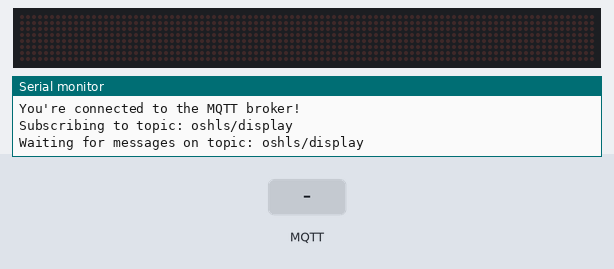
The sketch below on a simulated ESP32. Shown: 96×8 LED matrix, the last lines printed to the serial monitor. The inputs (shaded band) are chosen by the test bench. WiFi joins after 1.5 s; servers stay silent unless stated; no MQTT or app messages arrive unless stated.

Above: at 6.3 s.
6.4 s: MQTT message "1" arrives on the first subscribed topic
At 7.4 s:
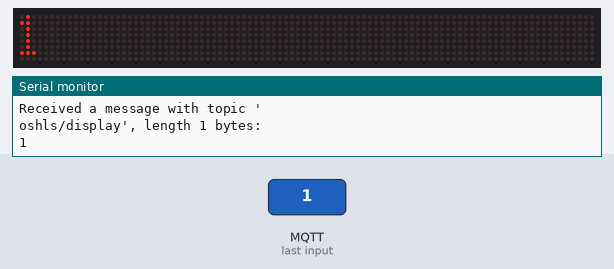
7.9 s: MQTT message "on" arrives on the first subscribed topic
At 8.6 s:
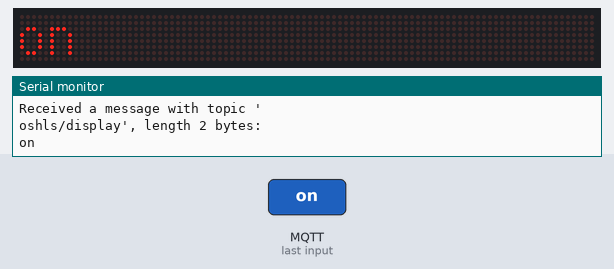
9.4 s: MQTT message "off" arrives on the first subscribed topic
At 9.8 s:
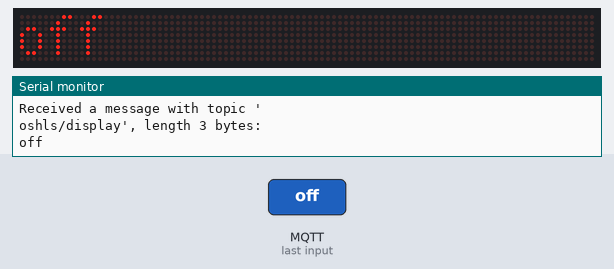
Timing chart, 0 to 12.4 s (numbered marks = the images above; inputs shaded):
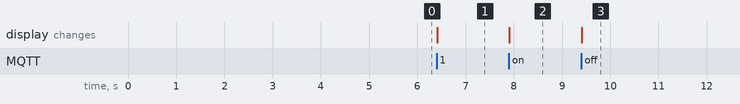

The sketch:

main.ino
```cpp
#include <ArduinoMqttClient.h>
#include <WiFi.h>
#include <MD_MAX72xx.h>
#include <SPI.h>

#include "secrets.h"
//please enter your sensitive data in the secrets.h
char ssid[] = SECRET_SSID;        // your network SSID (name)
char pass[] = SECRET_PASS;    // your network password (use for WPA, or use as key for WEP)

// To connect with SSL/TLS:
// 1) Change WiFiClient to WiFiSSLClient.
// 2) Change port value from 1883 to 8883.
// 3) Change broker value to a server with a known SSL/TLS root certificate
//    flashed in the WiFi module.

WiFiClient wifiClient;
MqttClient mqttClient(wifiClient);

// Define the number of devices we have in the chain and the hardware interface
// NOTE: These pin numbers will probably not work with your hardware and may
// need to be adapted
#define HARDWARE_TYPE MD_MAX72XX::FC16_HW
#define MAX_DEVICES 12

#define CLK_PIN   18  // or SCK
#define DATA_PIN  23  // or MOSI
#define CS_PIN    5  // or SS

// SPI hardware interface
MD_MAX72XX mx = MD_MAX72XX(HARDWARE_TYPE, CS_PIN, MAX_DEVICES);

// Text parameters
#define CHAR_SPACING  1 // pixels between characters

// Global message buffers shared by Serial and Scrolling functions
#define BUF_SIZE  75
char message[BUF_SIZE] = "Hello!";

const char broker[] = "test.mosquitto.org";
int        port     = 1883;
const char topic[]  = "oshls/display";


void printText(uint8_t modStart, uint8_t modEnd, char *pMsg)
// Print the text string to the LED matrix modules specified.
// Message area is padded with blank columns after printing.
{
  uint8_t   state = 0;
  uint8_t   curLen;
  uint16_t  showLen;
  uint8_t   cBuf[8];
  int16_t   col = ((modEnd + 1) * COL_SIZE) - 1;

  mx.control(modStart, modEnd, MD_MAX72XX::UPDATE, MD_MAX72XX::OFF);

  do     // finite state machine to print the characters in the space available
  {
    switch(state)
    {
      case 0: // Load the next character from the font table
        // if we reached end of message, reset the message pointer
        if (*pMsg == '\0')
        {
          showLen = col - (modEnd * COL_SIZE);  // padding characters
          state = 2;
          break;
        }

        // retrieve the next character form the font file
        showLen = mx.getChar(*pMsg++, sizeof(cBuf)/sizeof(cBuf[0]), cBuf);
        curLen = 0;
        state++;
        // !! deliberately fall through to next state to start displaying

      case 1: // display the next part of the character
        mx.setColumn(col--, cBuf[curLen++]);

        // done with font character, now display the space between chars
        if (curLen == showLen)
        {
          showLen = CHAR_SPACING;
          state = 2;
        }
        break;

      case 2: // initialize state for displaying empty columns
        curLen = 0;
        state++;
        // fall through

      case 3:  // display inter-character spacing or end of message padding (blank columns)
        mx.setColumn(col--, 0);
        curLen++;
        if (curLen == showLen)
          state = 0;
        break;

      default:
        col = -1;   // this definitely ends the do loop
    }
  } while (col >= (modStart * COL_SIZE));

  mx.control(modStart, modEnd, MD_MAX72XX::UPDATE, MD_MAX72XX::ON);
}


void setup() {

  //init displays
  mx.begin();

  //Initialize serial and wait for port to open:
  Serial.begin(9600);
  while (!Serial) {
    ; // wait for serial port to connect. Needed for native USB port only
  }

  // attempt to connect to Wifi network:
  Serial.print("Attempting to connect to WPA SSID: ");
  Serial.println(ssid);
  while (WiFi.begin(ssid, pass) != WL_CONNECTED) {
    // failed, retry
    Serial.print(".");
    delay(5000);
  }

  Serial.println("You're connected to the network");
  Serial.println();

  // You can provide a unique client ID, if not set the library uses Arduino-millis()
  // Each client must have a unique client ID
  // mqttClient.setId("clientId");

  // You can provide a username and password for authentication
  // mqttClient.setUsernamePassword("username", "password");

  Serial.print("Attempting to connect to the MQTT broker: ");
  Serial.println(broker);

  if (!mqttClient.connect(broker, port)) {
    Serial.print("MQTT connection failed! Error code = ");
    Serial.println(mqttClient.connectError());

    while (1);
  }

  Serial.println("You're connected to the MQTT broker!");
  Serial.println();

  // set the message receive callback
  mqttClient.onMessage(onMqttMessage);

  Serial.print("Subscribing to topic: ");
  Serial.println(topic);
  Serial.println();

  // subscribe to a topic
  mqttClient.subscribe(topic);

  // topics can be unsubscribed using:
  // mqttClient.unsubscribe(topic);

  Serial.print("Waiting for messages on topic: ");
  Serial.println(topic);
  Serial.println();
}

void loop() {
  // call poll() regularly to allow the library to receive MQTT messages and
  // send MQTT keep alives which avoids being disconnected by the broker
  mqttClient.poll();

}

void onMqttMessage(int messageSize) {
  // we received a message, print out the topic and contents
  Serial.println("Received a message with topic '");
  Serial.print(mqttClient.messageTopic());
  Serial.print("', length ");
  Serial.print(messageSize);
  Serial.println(" bytes:");

  // use the Stream interface to print the contents
  int char_position = 0;
  while (mqttClient.available()) {
    char c = (char)mqttClient.read();
    Serial.print(c);
    if (char_position < BUF_SIZE - 2){
      message[char_position] = c;
    }
    char_position++;
  }
  message[char_position] = 0;
  Serial.println();

  Serial.println();

  //print message to display
  printText(0, MAX_DEVICES-1, message);

}
```

secrets.h
```cpp
#define SECRET_SSID "IOT"
#define SECRET_PASS "QQKGSvGAEGt9IYPLCWNp15sTCGpzrRbJ"
```

Measured:
- after the input at 6.4 s, the display: changes at once (image 1)
- after the input at 7.9 s, the display: changes at once (image 2)
- after the input at 9.4 s, the display: changes at once (image 3)
